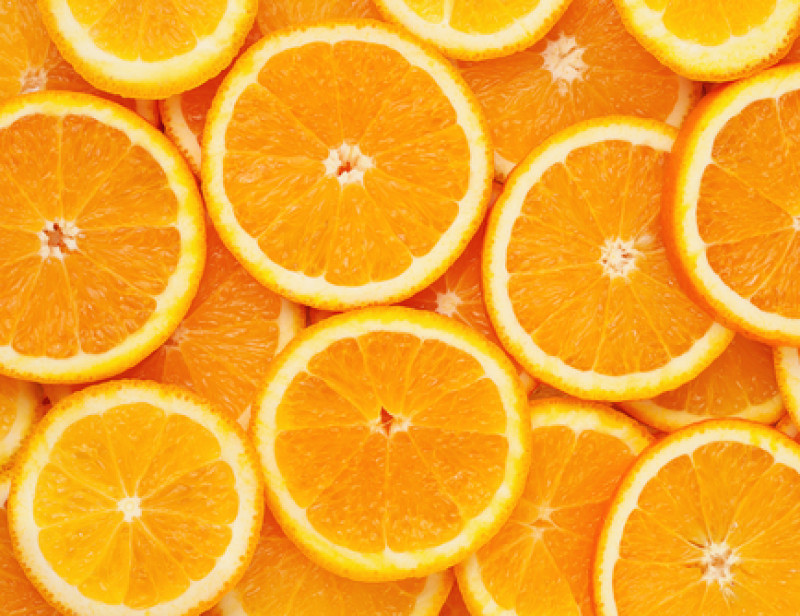
#> input picture img/gambar.jpg, 800 x 616 px
$ python histogram.py
#> lines starting #> are read from the running program, lines starting #| are printed output that depends on the picture
from matplotlib import pyplot
from os.path import basename
from os.path import splitext
from PIL import Image

def get_file_name(file_path):
    # https://stackoverflow.com/a/678266/9157799
    return splitext(basename(file_path))[0]

def tampilkan_histogram(r, g, b, gambar):
    intensitas = list(range(256))
    lebar_bar = 0.3

    # https://stackoverflow.com/q/9304408/9157799
    intensitas = [i-lebar_bar for i in intensitas]
    # https://stackoverflow.com/q/14270391/9157799
    pyplot.bar(intensitas, r, width=lebar_bar, color='r')

    intensitas = [i+lebar_bar for i in intensitas]
    pyplot.bar(intensitas, g, width=lebar_bar, color='g')

    intensitas = [i+lebar_bar for i in intensitas]
    pyplot.bar(intensitas, b, width=lebar_bar, color='b')

    pyplot.title('Histogram ' + gambar)
    pyplot.xlabel('Intensitas')
    pyplot.ylabel('Kemunculan')
    pyplot.legend(['R', 'G', 'B'])
    pyplot.show()

def histogram(gambar):
#> called with gambar = 'img/gambar.jpg'
    GAMBAR = Image.open(gambar)
#> GAMBAR is the input picture: PIL image 800x616 RGB; mean R, G, B 246.8, 167.1, 40.2
    PIXEL = GAMBAR.load()

    ukuran_horizontal = GAMBAR.size[0]
#> ukuran_horizontal = 800
    ukuran_vertikal = GAMBAR.size[1]
#> ukuran_vertikal = 616

    gambar_r = Image.new('RGB', (ukuran_horizontal, ukuran_vertikal))
#> gambar_r: PIL image 800x616 RGB; every value is 0
    pixel_r = gambar_r.load()

    gambar_g = Image.new('RGB', (ukuran_horizontal, ukuran_vertikal))
    pixel_g = gambar_g.load()

    gambar_b = Image.new('RGB', (ukuran_horizontal, ukuran_vertikal))
    pixel_b = gambar_b.load()

    # https://stackoverflow.com/q/10712002/9157799
    r = [0] * 256
    g = [0] * 256
    b = [0] * 256

    for x in range(ukuran_horizontal):
        for y in range(ukuran_vertikal):
            intensitas_r = PIXEL[x, y][0]
            intensitas_g = PIXEL[x, y][1]
            intensitas_b = PIXEL[x, y][2]
            r[intensitas_r] += 1
            g[intensitas_g] += 1
            b[intensitas_b] += 1
            pixel_r[x, y] = (intensitas_r, 0, 0)
            pixel_g[x, y] = (0, intensitas_g, 0)
            pixel_b[x, y] = (0, 0, intensitas_b)
#> after the loop, b = 256 values, max 36789 at index 10, min 0 at index 221, mean 1925; g = 256 values, max 7963 at index 159, min 0 at index 245, mean 1925; r = 256 values, max 47306 at index 250, min 0 at index 0, mean 1925

    gambar_r.save('img/' + get_file_name(gambar) + '_r.jpg')
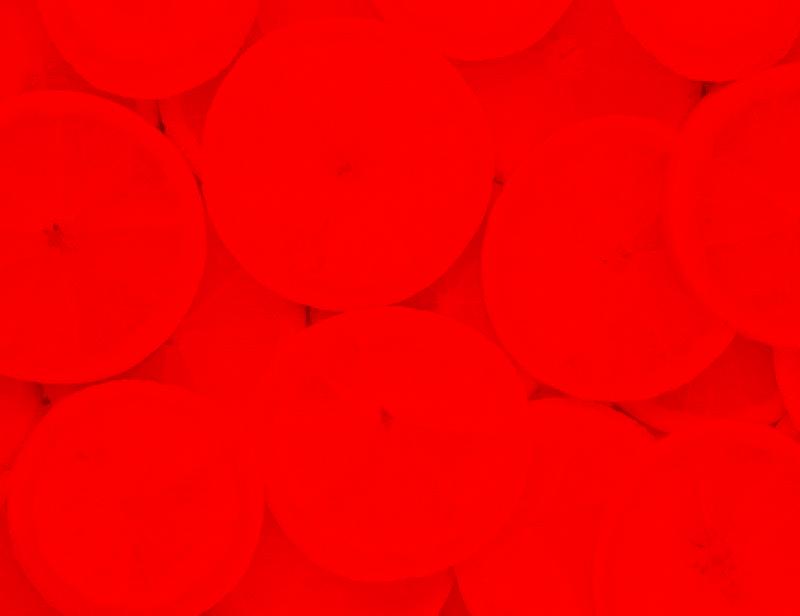
#> saved as gambar_r.jpg: PIL image 800x616 RGB; mean R, G, B 246.8, 0, 0
    gambar_g.save('img/' + get_file_name(gambar) + '_g.jpg')
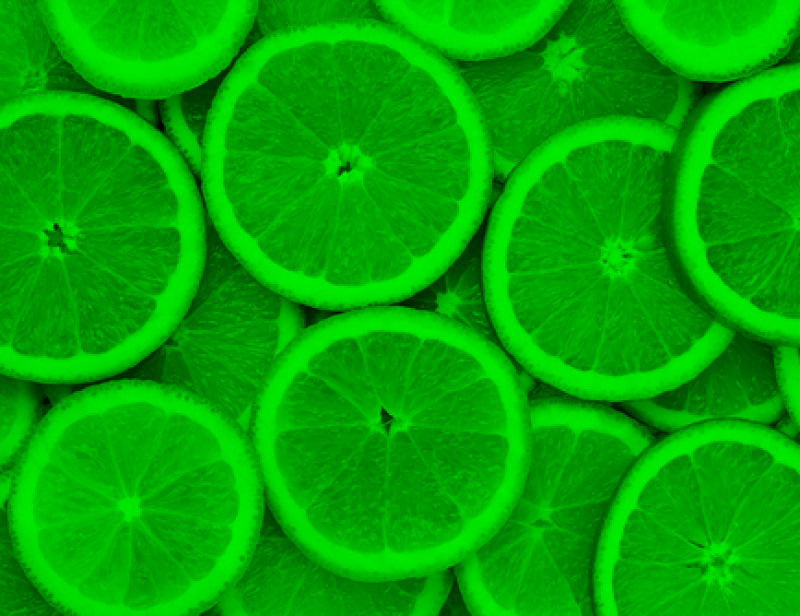
#> saved as gambar_g.jpg: PIL image 800x616 RGB; mean R, G, B 0, 167.1, 0
    gambar_b.save('img/' + get_file_name(gambar) + '_b.jpg')
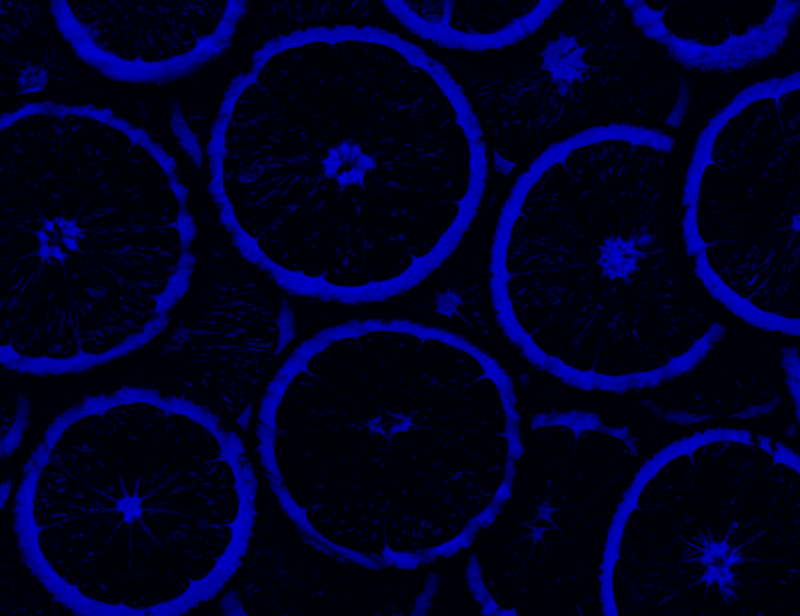
#> saved as gambar_b.jpg: PIL image 800x616 RGB; mean R, G, B 0, 0, 40.2

    tampilkan_histogram(r, g, b, gambar)
#> in tampilkan_histogram, `intensitas = [i+lebar_bar for i in intensitas]`: intensitas = 256 values from 0 to 255
#> in tampilkan_histogram, `intensitas = [i+lebar_bar for i in intensitas]`: intensitas = 256 values from 0.3 to 255.3
#> in tampilkan_histogram, `pyplot.show()`:
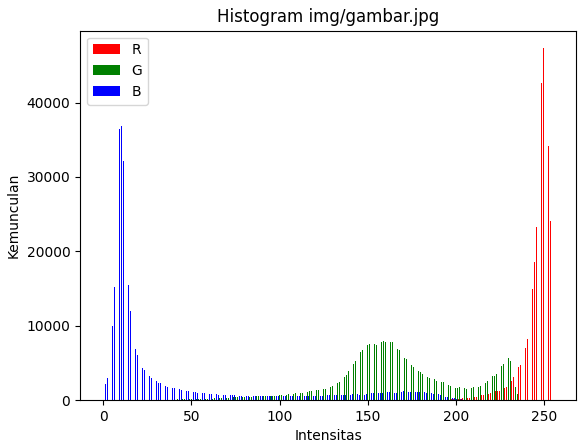
#> figure drawn by matplotlib, 1 panel; tallest bar 47306 high, from x = 249.5 to 249.8; tallest bar 7963 high, from x = 158.8 to 159.2; tallest bar 36789 high, from x = 10.15 to 10.45


histogram('img/gambar.jpg')
histogram('img/gambar2.jpg')
#> (the run stopped early here; a loop or call above may not have finished)
